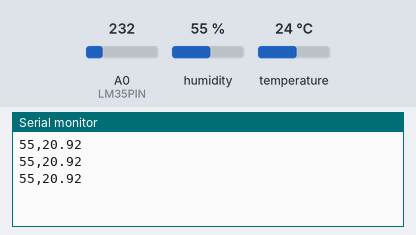
Simulated run of this sketch. Board: Arduino Uno, built with avr-gcc and run on an emulated ATmega328P. On the bench: the last lines printed to the serial monitor. The test bench sets the inputs (shaded band); at power-on: humidity 55 %, A0 (LM35PIN) = 232, temperature 24 °C.

Above: at 1.2 s.
1.3 s: humidity set to 22 %
At 2.5 s:
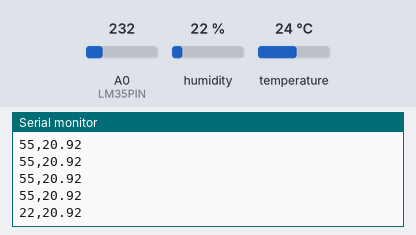
2.8 s: A0 (LM35PIN) set to 250
At 4.0 s:
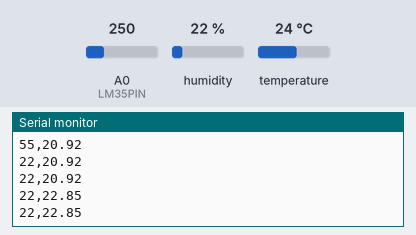
4.3 s: humidity set to 40 %
At 5.7 s:
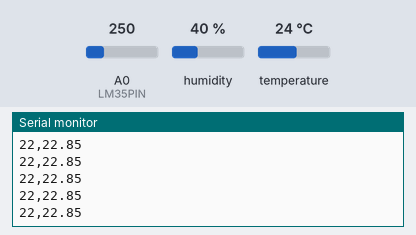
5.8 s: A0 (LM35PIN) set to 266
At 6.5 s:
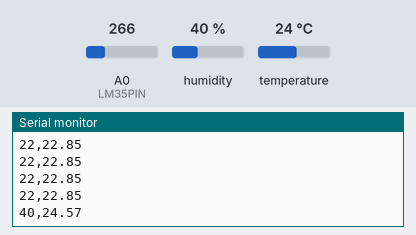
Timing chart, 0 to 8.3 s (numbered marks = the images above; inputs shaded):
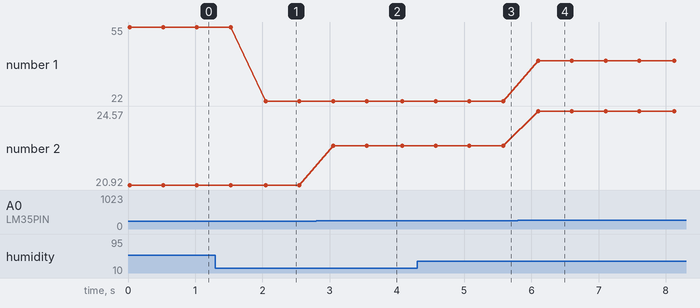

Measured:
- after the input at 1.3 s, the serial monitor: prints a new line after 0.75 s (image 1)
- after the input at 2.8 s, the serial monitor: prints a new line after 0.25 s (image 2)
- after the input at 5.8 s, the serial monitor: prints a new line after 0.30 s (image 4)
- plotted number 1: 55 → 22 after the input at 1.3 s
- plotted number 2: 20.92 → 22.85 after the input at 2.8 s, 22.85 → 24.57 after the input at 5.8 s

The sketch:

LM35_DHT11D_leo.ino
```cpp
#include "DHT.h"

#define DHTPIN_1 2      // DHT핀을 2번으로 정의한다(DATA핀)

#define LM35PIN A0

#define DHTTYPE DHT11  // DHT타입을 DHT11로 정의한다

DHT dht1(DHTPIN_1, DHTTYPE);  // DHT설정 - dht (디지털2, dht11)


int reading;
float lm35Temp;


void setup() {

  analogReference(INTERNAL);
  dht1.begin();

  Serial.begin(9600);    // 9600 속도로 시리얼 통신을 시작한다

}


void loop() {
  if( Serial.available() ) {
    String s = Serial.readStringUntil('\n');

    if(s=="COOLON"){
      digitalWrite(13,250);
    } else if(s=="COOLOFF") {
      digitalWrite(13,LOW);
    }

    if( s=="HEATON"){
      digitalWrite(12,250);
    }else if(s=="HEATOFF") {
      digitalWrite(12,LOW);
    }
  }

//  delay(100);

  //int h1 = dht1.readHumidity();  // 변수 h에 습도 값을 저장
  int h1 = dht1.readHumidity();

  //int t1 = dht1.readTemperature();  // 변수 t에 온도 값을 저장
 // int t2 = dht2.readTemperature();

  reading = analogRead(LM35PIN);
  lm35Temp = ((reading/9.31)-4);


  //Serial.print("Humidity: ");  // 문자열 Humidity: 를 출력한다.

    // 변수 h(습도)를 출력한다.


  //Serial.print("%\t");  // %를 출력한다

  //Serial.print("Temperature: ");  // 이하생략

  //Serial.print(t1);

  //Serial.print(" C | ");

  //Serial.print(t2);

  //Serial.print(" C | ");
  Serial.print(h1);
  Serial.print(",");


  //Serial.print("LM35 Temp: ");  // 이하생략

  Serial.println(lm35Temp);

  delay(500);

  //Serial.println("\n");
  //Serial.println(" C");

//  lm35Temp

}
```
